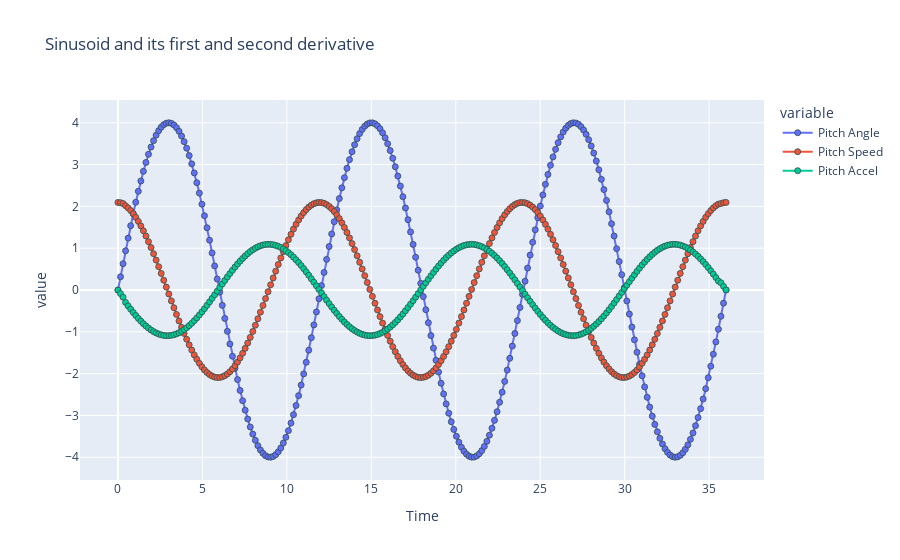

Here is the notebook cell this chart was saved with:
### Code cell
#plot the data frame
fig = px.scatter(vm,
              x='Time',
              y=vm.columns[[1, 2, 3]],
              title='Sinusoid and its first and second derivative')

fig.update_layout(hovermode='x unified')

fig.update_traces(marker=dict(size=6,
                              line=dict(width=0.8,
                                        color='DarkSlateGrey')),
                  selector=dict(mode='markers'))

fig.update_traces(mode='markers+lines')

fig.show()

### Figure 1 — Plotly figure (JSON) as saved in the notebook; plotly's stock layout.template omitted (floating-point values rounded to 4 significant figures; data arrays with more than 128 entries replaced by an {"elided": "..."} marker saying what was removed)
{"data": [{"hovertemplate": "variable=Pitch Angle<br>Time=%{x}<br>value=%{y}<extra></extra>", "legendgroup": "Pitch Angle", "marker": {"color": "#636efa", "line": {"color": "DarkSlateGrey", "width": 0.8}, "size": 6, "symbol": "circle"}, "mode": "markers+lines", "name": "Pitch Angle", "orientation": "v", "showlegend": true, "type": "scatter", "x": {"elided": "240 float values"}, "xaxis": "x", "y": {"elided": "240 float values"}, "yaxis": "y"}, {"hovertemplate": "variable=Pitch Speed<br>Time=%{x}<br>value=%{y}<extra></extra>", "legendgroup": "Pitch Speed", "marker": {"color": "#EF553B", "line": {"color": "DarkSlateGrey", "width": 0.8}, "size": 6, "symbol": "circle"}, "mode": "markers+lines", "name": "Pitch Speed", "orientation": "v", "showlegend": true, "type": "scatter", "x": {"elided": "240 float values"}, "xaxis": "x", "y": {"elided": "240 float values"}, "yaxis": "y"}, {"hovertemplate": "variable=Pitch Accel<br>Time=%{x}<br>value=%{y}<extra></extra>", "legendgroup": "Pitch Accel", "marker": {"color": "#00cc96", "line": {"color": "DarkSlateGrey", "width": 0.8}, "size": 6, "symbol": "circle"}, "mode": "markers+lines", "name": "Pitch Accel", "orientation": "v", "showlegend": true, "type": "scatter", "x": {"elided": "240 float values"}, "xaxis": "x", "y": {"elided": "240 float values"}, "yaxis": "y"}], "layout": {"autosize": true, "hovermode": "x unified", "legend": {"title": {"text": "variable"}, "tracegroupgap": 0}, "title": {"text": "Sinusoid and its first and second derivative"}, "xaxis": {"anchor": "y", "autorange": true, "domain": [0, 1], "range": [-2.195, 38.2], "title": {"text": "Time"}, "type": "linear"}, "yaxis": {"anchor": "x", "autorange": true, "domain": [0, 1], "range": [-4.66, 4.66], "title": {"text": "value"}, "type": "linear"}}}
